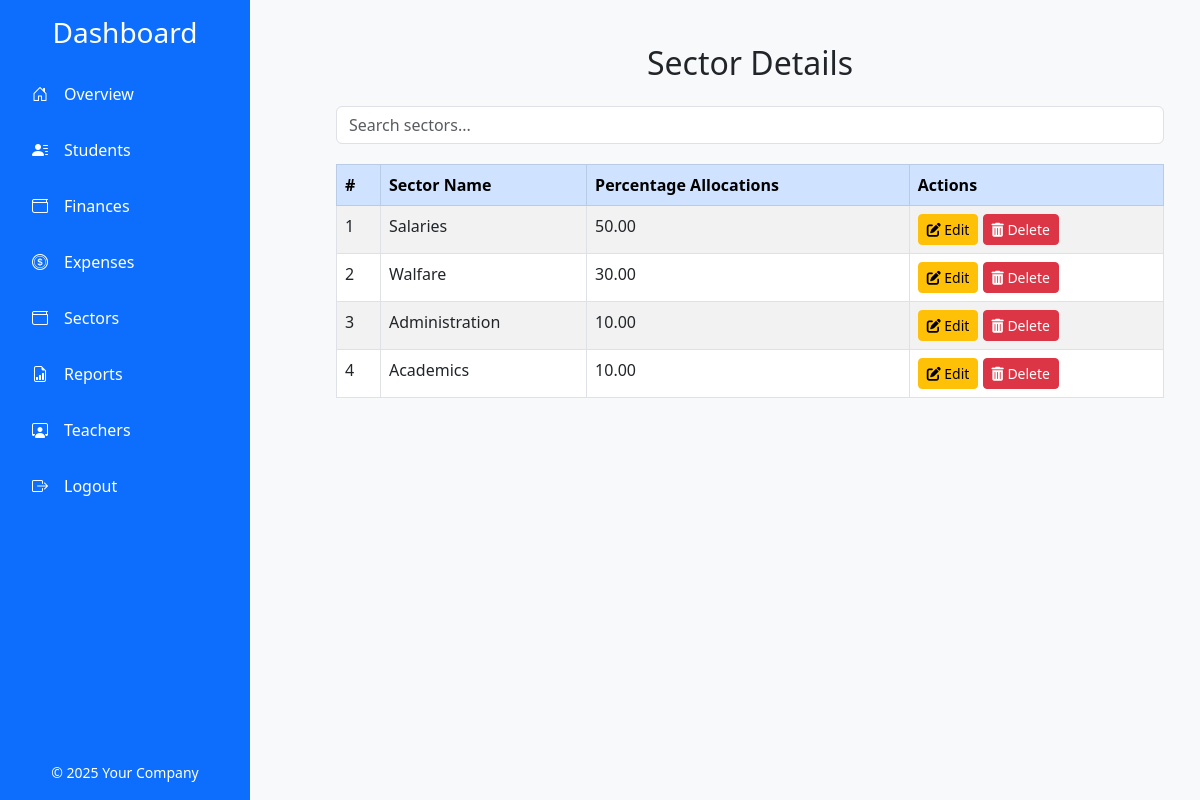
Page /sector_details.php on the committed database.
### tables this page shows
CREATE TABLE `categories` (
  `id` int(11) NOT NULL,
  `category_name` varchar(255) NOT NULL,
  `percentage` decimal(5,2) NOT NULL,
  `current_amount` decimal(10,2) DEFAULT 0.00,
  `allocated_amount` decimal(10,2) DEFAULT 0.00
);

### sector_details.php (the view, shortened to what this page needs)
<?php
include('config.php');
$sectors = mysqli_query($conn, "SELECT * FROM categories");
?>
<!DOCTYPE html>
<html lang="en">
<head>
    <link href="https://cdn.jsdelivr.net/npm/bootstrap@5.3.0-alpha1/dist/css/bootstrap.min.css" rel="stylesheet">
    <link href="https://cdnjs.cloudflare.com/ajax/libs/font-awesome/6.0.0-beta3/css/all.min.css" rel="stylesheet">
     <link href="https://cdn.jsdelivr.net/npm/bootstrap-icons/font/bootstrap-icons.css" rel="stylesheet">
</head>
<body class="d-flex">
    <div class="col-3 p-0">
        <?php include('includes/navigation.php'); ?>
    </div>
    <div class="col-9 p-4">
                <div class="container">
                    <h2 class="text-center mb-4">Sector Details</h2>
                    <div class="search-bar">
                        <input type="text" id="searchInput" class="form-control" placeholder="Search sectors...">
                    </div>
                    <table class="table table-hover table-bordered table-striped" id="sectorsTable">
                        <thead class="table-primary">
                            <tr>
                                <th>#</th>
                                <th>Sector Name</th>
                                <th>Percentage Allocations</th>
                                <th>Actions</th>
                            </tr>
                        </thead>
                        <tbody>
                            <?php $i = 1; while ($row = mysqli_fetch_assoc($sectors)): ?>
                            <tr>
                                <td><?= $i++; ?></td>
                                <td><?= htmlspecialchars($row['category_name']); ?></td>
                                <td><?= htmlspecialchars($row['percentage']); ?></td>
                                <td>
                                    <button class="btn btn-warning btn-sm" data-bs-toggle="modal" data-bs-target="#editModal<?= $row['id']; ?>">
                                        <i class="fas fa-edit"></i> Edit
                                    </button>
                                    <form method="POST" action="" style="display:inline;">
                                        <button type="submit" class="btn btn-danger btn-sm" onclick="return confirm('Are you sure you want to delete this sector?');">
                                            <i class="fas fa-trash-alt"></i> Delete
                                        </button>
                                    </form>
                                </td>
                            </tr>
                            <?php endwhile; ?>
                        </tbody>
                    </table>
                </div>
     </div>
</body>
</html>

### sector_details.php (style rules this page uses)
body { background-color: #f8f9fa; }
.container { margin-top: 20px; }
.search-bar { margin-bottom: 20px; }

### rows in the picture
categories: category_name "Salaries", percentage "50.00"
categories: category_name "Walfare", percentage "30.00"
categories: category_name "Administration", percentage "10.00"
categories: category_name "Academics", percentage "10.00"
